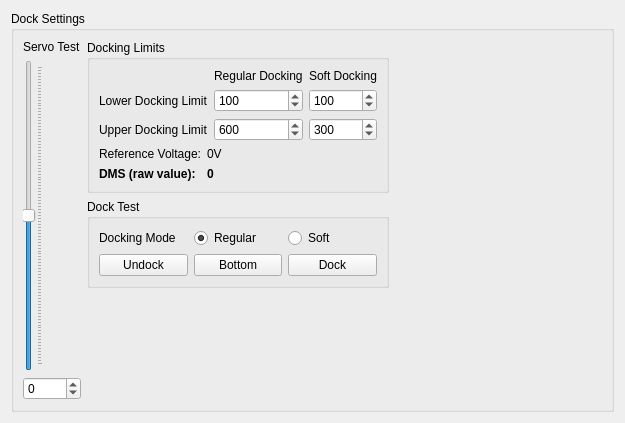
<?xml version="1.0" encoding="UTF-8"?>
<ui version="4.0">
 <class>DockSettingsPage</class>
 <widget class="QWidget" name="DockSettingsPage">
  <property name="geometry">
   <rect>
    <x>0</x>
    <y>0</y>
    <width>625</width>
    <height>423</height>
   </rect>
  </property>
  <property name="windowTitle">
   <string>Dock</string>
  </property>
  <layout class="QHBoxLayout" name="horizontalLayout">
   <item>
    <widget class="QGroupBox" name="gbDockSettings">
     <property name="title">
      <string>Dock Settings</string>
     </property>
     <layout class="QHBoxLayout" name="horizontalLayout_4">
      <item>
       <layout class="QVBoxLayout" name="verticalLayout">
        <item>
         <widget class="QLabel" name="lServoDesc">
          <property name="text">
           <string>Servo Test</string>
          </property>
         </widget>
        </item>
        <item>
         <widget class="QSlider" name="vsServo">
          <property name="minimum">
           <number>-50</number>
          </property>
          <property name="maximum">
           <number>50</number>
          </property>
          <property name="value">
           <number>0</number>
          </property>
          <property name="orientation">
           <enum>Qt::Vertical</enum>
          </property>
          <property name="invertedAppearance">
           <bool>false</bool>
          </property>
          <property name="invertedControls">
           <bool>false</bool>
          </property>
          <property name="tickPosition">
           <enum>QSlider::TicksBelow</enum>
          </property>
         </widget>
        </item>
        <item>
         <widget class="QSpinBox" name="spinBox_3">
          <property name="minimum">
           <number>-50</number>
          </property>
          <property name="maximum">
           <number>50</number>
          </property>
         </widget>
        </item>
       </layout>
      </item>
      <item>
       <layout class="QVBoxLayout" name="verticalLayout_4">
        <item>
         <widget class="QGroupBox" name="groupBox">
          <property name="title">
           <string>Docking Limits</string>
          </property>
          <layout class="QVBoxLayout" name="verticalLayout_3">
           <item>
            <layout class="QGridLayout" name="gridLayout">
             <item row="1" column="1">
              <widget class="QSpinBox" name="sbLowerRegular">
               <property name="maximum">
                <number>1023</number>
               </property>
               <property name="value">
                <number>100</number>
               </property>
              </widget>
             </item>
             <item row="0" column="1">
              <widget class="QLabel" name="lRegularDocking">
               <property name="text">
                <string>Regular Docking</string>
               </property>
              </widget>
             </item>
             <item row="1" column="0">
              <widget class="QLabel" name="lLowerDockingLimit">
               <property name="text">
                <string>Lower Docking Limit</string>
               </property>
              </widget>
             </item>
             <item row="2" column="1">
              <widget class="QSpinBox" name="sbUpperRegular">
               <property name="maximum">
                <number>1023</number>
               </property>
               <property name="value">
                <number>600</number>
               </property>
              </widget>
             </item>
             <item row="2" column="0">
              <widget class="QLabel" name="lUpperDockingLimit">
               <property name="text">
                <string>Upper Docking Limit</string>
               </property>
              </widget>
             </item>
             <item row="0" column="2">
              <widget class="QLabel" name="lSoftDocking">
               <property name="text">
                <string>Soft Docking</string>
               </property>
              </widget>
             </item>
             <item row="1" column="2">
              <widget class="QSpinBox" name="sbLowerSoft">
               <property name="maximum">
                <number>1023</number>
               </property>
               <property name="value">
                <number>100</number>
               </property>
              </widget>
             </item>
             <item row="2" column="2">
              <widget class="QSpinBox" name="sbUpperSoft">
               <property name="maximum">
                <number>1023</number>
               </property>
               <property name="value">
                <number>300</number>
               </property>
              </widget>
             </item>
            </layout>
           </item>
           <item>
            <layout class="QFormLayout" name="formLayout">
             <item row="0" column="0">
              <widget class="QLabel" name="lRefDesc">
               <property name="text">
                <string>Reference Voltage:</string>
               </property>
              </widget>
             </item>
             <item row="0" column="1">
              <widget class="QLabel" name="lRef">
               <property name="text">
                <string>0V</string>
               </property>
              </widget>
             </item>
             <item row="1" column="0">
              <widget class="QLabel" name="lDMSDesc">
               <property name="font">
                <font>
                 <weight>75</weight>
                 <bold>true</bold>
                </font>
               </property>
               <property name="text">
                <string>DMS (raw value):</string>
               </property>
              </widget>
             </item>
             <item row="1" column="1">
              <widget class="QLabel" name="lDMS">
               <property name="font">
                <font>
                 <weight>75</weight>
                 <bold>true</bold>
                </font>
               </property>
               <property name="text">
                <string>0</string>
               </property>
              </widget>
             </item>
            </layout>
           </item>
          </layout>
         </widget>
        </item>
        <item>
         <widget class="QGroupBox" name="gbDockTest">
          <property name="title">
           <string>Dock Test</string>
          </property>
          <layout class="QVBoxLayout" name="verticalLayout_2">
           <item>
            <layout class="QHBoxLayout" name="horizontalLayout_2">
             <item>
              <widget class="QLabel" name="lDockingMode">
               <property name="text">
                <string>Docking Mode</string>
               </property>
              </widget>
             </item>
             <item>
              <widget class="QRadioButton" name="rbRegularDocking">
               <property name="text">
                <string>Regular</string>
               </property>
               <property name="checked">
                <bool>true</bool>
               </property>
               <attribute name="buttonGroup">
                <string notr="true">bgDockingMode</string>
               </attribute>
              </widget>
             </item>
             <item>
              <widget class="QRadioButton" name="rbSoftDocking">
               <property name="text">
                <string>Soft</string>
               </property>
               <attribute name="buttonGroup">
                <string notr="true">bgDockingMode</string>
               </attribute>
              </widget>
             </item>
            </layout>
           </item>
           <item>
            <layout class="QHBoxLayout" name="horizontalLayout_3">
             <item>
              <widget class="QPushButton" name="pbUndock">
               <property name="text">
                <string>Undock</string>
               </property>
              </widget>
             </item>
             <item>
              <widget class="QPushButton" name="pbBottom">
               <property name="text">
                <string>Bottom</string>
               </property>
              </widget>
             </item>
             <item>
              <widget class="QPushButton" name="pbDock">
               <property name="text">
                <string>Dock</string>
               </property>
              </widget>
             </item>
            </layout>
           </item>
          </layout>
         </widget>
        </item>
        <item>
         <spacer name="verticalSpacer">
          <property name="orientation">
           <enum>Qt::Vertical</enum>
          </property>
          <property name="sizeHint" stdset="0">
           <size>
            <width>20</width>
            <height>40</height>
           </size>
          </property>
         </spacer>
        </item>
       </layout>
      </item>
      <item>
       <spacer name="horizontalSpacer">
        <property name="orientation">
         <enum>Qt::Horizontal</enum>
        </property>
        <property name="sizeHint" stdset="0">
         <size>
          <width>252</width>
          <height>20</height>
         </size>
        </property>
       </spacer>
      </item>
     </layout>
    </widget>
   </item>
  </layout>
 </widget>
 <resources/>
 <connections>
  <connection>
   <sender>vsServo</sender>
   <signal>valueChanged(int)</signal>
   <receiver>spinBox_3</receiver>
   <slot>setValue(int)</slot>
   <hints>
    <hint type="sourcelabel">
     <x>39</x>
     <y>229</y>
    </hint>
    <hint type="destinationlabel">
     <x>61</x>
     <y>410</y>
    </hint>
   </hints>
  </connection>
  <connection>
   <sender>spinBox_3</sender>
   <signal>valueChanged(int)</signal>
   <receiver>vsServo</receiver>
   <slot>setValue(int)</slot>
   <hints>
    <hint type="sourcelabel">
     <x>61</x>
     <y>410</y>
    </hint>
    <hint type="destinationlabel">
     <x>39</x>
     <y>208</y>
    </hint>
   </hints>
  </connection>
 </connections>
 <buttongroups>
  <buttongroup name="bgDockingMode"/>
 </buttongroups>
</ui>
